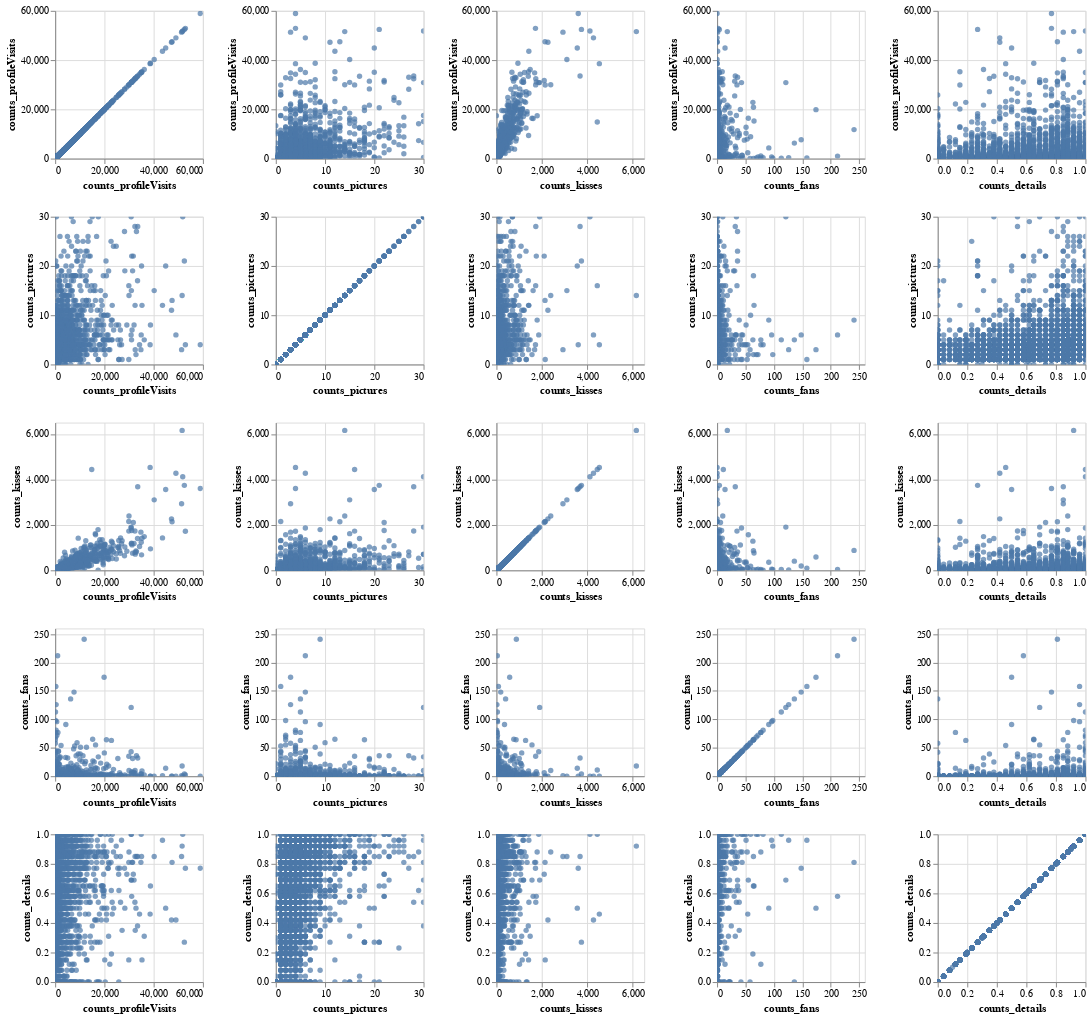

Notebook source saved alongside this figure:
### Markdown cell above
Wie bereits oben beschrieben, bestätigt sich bei den obigen Charts die Rechtsschiefe der vorliegenden Variablen. Dabei sind die Bins vor allem bei counts_fans aufgrund der Ausreißer sehr grob gefasst, weshalb sich die genaue Datenstruktur nur schwer erkennen lässt. Entgegen aller anderen Variablen weißt counts_details eine, ausgeschlossen die Profile ohne jede Angabe, in der Tendenz linksschiefe Verteilung auf.

### Code cell
alt.Chart(df_train).mark_circle().encode(
    alt.X(alt.repeat("column"), type='quantitative'),
    alt.Y(alt.repeat("row"), type='quantitative')
).properties(
    width=150,
    height=150
).repeat(
    row=['counts_profileVisits','counts_pictures','counts_kisses','counts_fans', 'counts_details'],
    column=['counts_profileVisits','counts_pictures','counts_kisses','counts_fans', 'counts_details']
).interactive()

### Figure 1 — Vega-Lite specification as saved in the notebook (floating-point values rounded to 4 significant figures; data arrays with more than 128 entries replaced by an {"elided": "..."} marker saying what was removed)
{"config": {"view": {"continuousWidth": 300, "continuousHeight": 300}}, "repeat": {"column": ["counts_profileVisits", "counts_pictures", "counts_kisses", "counts_fans", "counts_details"], "row": ["counts_profileVisits", "counts_pictures", "counts_kisses", "counts_fans", "counts_details"]}, "spec": {"data": {"name": "data-8dcf6dfd0f524e0edf70e09a54b27c19"}, "mark": {"type": "circle"}, "encoding": {"x": {"field": {"repeat": "column"}, "type": "quantitative"}, "y": {"field": {"repeat": "row"}, "type": "quantitative"}}, "height": 150, "name": "view_13", "width": 150}, "params": [{"name": "param_13", "select": {"type": "interval", "encodings": ["x", "y"]}, "bind": "scales", "views": ["view_13_child__row_counts_profileVisitscolumn_counts_profileVisits", "view_13_child__row_counts_profileVisitscolumn_counts_pictures", "view_13_child__row_counts_profileVisitscolumn_counts_kisses", "view_13_child__row_counts_profileVisitscolumn_counts_fans", "view_13_child__row_counts_profileVisitscolumn_counts_details", "view_13_child__row_counts_picturescolumn_counts_profileVisits", "view_13_child__row_counts_picturescolumn_counts_pictures", "view_13_child__row_counts_picturescolumn_counts_kisses", "view_13_child__row_counts_picturescolumn_counts_fans", "view_13_child__row_counts_picturescolumn_counts_details", "view_13_child__row_counts_kissescolumn_counts_profileVisits", "view_13_child__row_counts_kissescolumn_counts_pictures", "view_13_child__row_counts_kissescolumn_counts_kisses", "view_13_child__row_counts_kissescolumn_counts_fans", "view_13_child__row_counts_kissescolumn_counts_details", "view_13_child__row_counts_fanscolumn_counts_profileVisits", "view_13_child__row_counts_fanscolumn_counts_pictures", "view_13_child__row_counts_fanscolumn_counts_kisses", "view_13_child__row_counts_fanscolumn_counts_fans", "view_13_child__row_counts_fanscolumn_counts_details", "view_13_child__row_counts_detailscolumn_counts_profileVisits", "view_13_child__row_counts_detailscolumn_counts_pictures", "view_13_child__row_counts_detailscolumn_counts_kisses", "view_13_child__row_counts_detailscolumn_counts_fans", "view_13_child__row_counts_detailscolumn_counts_details"]}], "$schema": "https://vega.github.io/schema/vega-lite/v5.15.1.json", "datasets": {"data-8dcf6dfd0f524e0edf70e09a54b27c19": {"elided": "2740 records"}}}
